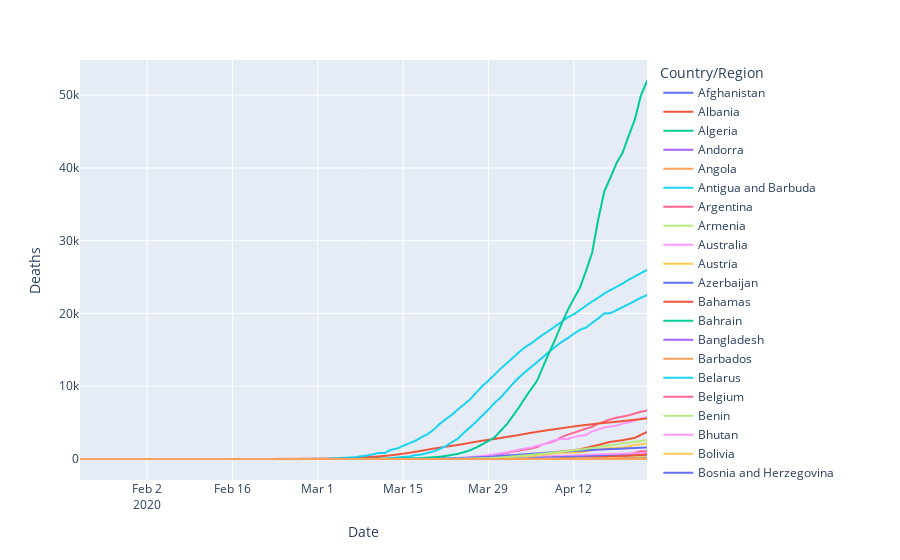

The notebook cell this image was saved under:
### Code cell
import plotly.express as px

fig = px.line(JHU, x='Date', y='Deaths', color='Country/Region')

fig.show()
